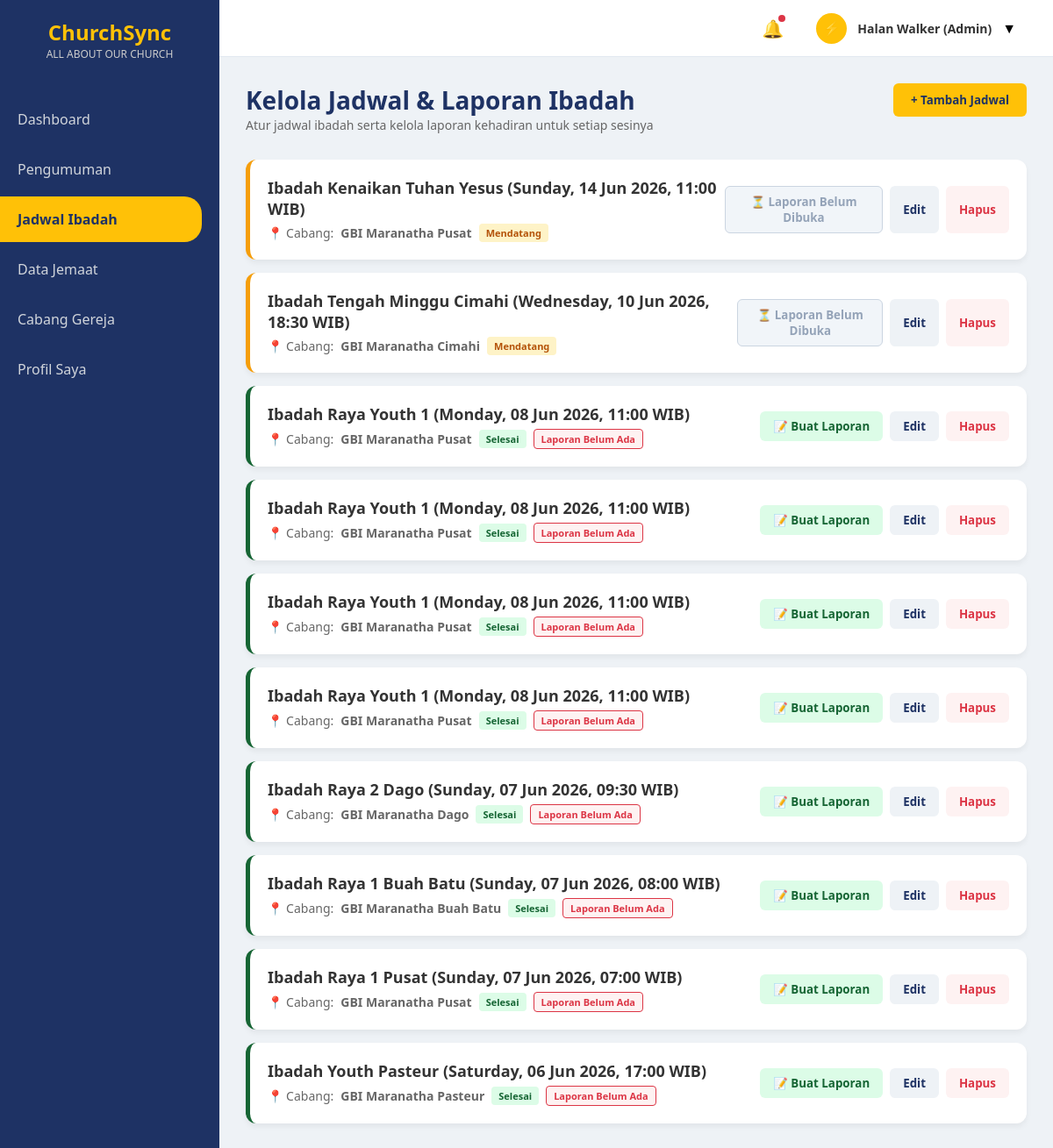
/admin/jadwal_admin_up.php (signed in), run on the app's committed database.
### tables this page shows
CREATE TABLE `jadwal_ibadah` (
  `id_jadwal` int(10) NOT NULL AUTO_INCREMENT,
  `kategori_ibadah` varchar(255) NOT NULL,
  `waktu_pelaksanaan` datetime(6) NOT NULL,
  `id_cabang` int(11) NOT NULL,
  PRIMARY KEY (`id_jadwal`)
);

CREATE TABLE `cabang_gereja` (
  `id_cabang` int(5) NOT NULL AUTO_INCREMENT,
  `nama_cabang` varchar(100) NOT NULL,
  `alamat_cabang` varchar(255) NOT NULL,
  PRIMARY KEY (`id_cabang`)
);

### admin/jadwal_admin_up.php (the view, shortened to what this page needs)
<?php
include '../koneksi.php';
$query_jadwal = mysqli_query($conn, "
    SELECT jadwal_ibadah.*, cabang_gereja.nama_cabang
    FROM jadwal_ibadah
    LEFT JOIN cabang_gereja ON jadwal_ibadah.id_cabang = cabang_gereja.id_cabang
    ORDER BY jadwal_ibadah.waktu_pelaksanaan DESC
");
?>
<!DOCTYPE html>
<html lang="id">
<head>
    <link rel="stylesheet" href="../style.css">
</head>
<body>
    <div class="sidebar">
        <div class="sidebar-logo">ChurchSync<span>ALL ABOUT OUR CHURCH</span></div>
        <nav>
            <a href="dashboard_admin.php" class="nav-link">Dashboard</a>
            <a href="pengumuman_admin.php" class="nav-link">Pengumuman</a>
            <a href="jadwal_admin.php" class="nav-link active">Jadwal Ibadah</a>
            <a href="data_jemaat_admin.php" class="nav-link">Data Jemaat</a>
            <a href="cabang_admin.php" class="nav-link">Cabang Gereja</a>
            <a href="profil_admin.php" class="nav-link">Profil Saya</a>
        </nav>
    </div>
    <div class="content-wrapper">
        <div class="top-navbar">
            <div class="navbar-right">
                <div class="noti-icon">🔔<span class="noti-badge"></span></div>
                <div class="user-profile-dropdown">
                    <div class="nav-avatar">⚡</div>
                    <div class="nav-user-name"><?= $_SESSION['nama_lengkap']; ?> (Admin)</div>▼
                </div>
            </div>
        </div>
        <div class="main-content">
            <div class="header-toolbar">
                <div class="page-title">
                    <h2>Kelola Jadwal & Laporan Ibadah</h2>
                    <p>Atur jadwal ibadah serta kelola laporan kehadiran untuk setiap sesinya</p>
                </div>
                <button class="btn-add" onclick="bukaModal('modalJadwal')">+ Tambah Jadwal</button>
            </div>
            <?php
            if (mysqli_num_rows($query_jadwal) == 0) {
                echo "<p style='text-align:center; color:#666;'>Belum ada jadwal ibadah yang dibuat.</p>";
            } else {
                while ($row = mysqli_fetch_assoc($query_jadwal)) :
                    $waktu_db = strtotime($row['waktu_pelaksanaan']);
                    $waktu_sekarang = time();
                    $is_past = ($waktu_db < $waktu_sekarang);
                    $border_class = $is_past ? 'past' : 'upcoming';
                    $badge_class = $is_past ? 'status-past' : 'status-upcoming';
                    $badge_text = $is_past ? 'Selesai' : 'Mendatang';
                    $ada_laporan = false;
            ?>
                    <div class="schedule-list <?= $border_class; ?>">
                        <div class="schedule-info">
                            <h4><?= $row['kategori_ibadah']; ?>
                                (<?= date('l, d M Y, H:i', strtotime($row['waktu_pelaksanaan'])); ?> WIB)
                            </h4>
                            <p>
                                📍 Cabang: <strong><?= $row['nama_cabang']; ?></strong> <span class="status-badge <?= $badge_class; ?>"><?= $badge_text; ?></span>
                                <?php if ($is_past): ?>
                                    <?php if ($ada_laporan): ?>
                                        <span class="badge-laporan" style="color:#166534; border-color:#166534; background:#dcfce7;">Laporan Terkirim</span>
                                    <?php else: ?>
                                        <span class="badge-laporan" style="color:#dc3545; border-color:#dc3545; background:#fef2f2;">Laporan Belum Ada</span>
                                    <?php endif; ?>
                                <?php endif; ?>
                            </p>
                        </div>
                        <div class="action-btns">
                            <?php if ($is_past): ?>
                                <?php if ($ada_laporan): ?>
                                    <button class="btn-report view-mode" onclick="bukaModal('modalLaporan')">📄 Lihat Laporan</button>
                                <?php else: ?>
                                    <button class="btn-report" onclick="bukaModal('modalLaporan')">📝 Buat Laporan</button>
                                <?php endif; ?>
                            <?php else: ?>
                                <button class="btn-report" disabled>⏳ Laporan Belum Dibuka</button>
                            <?php endif; ?>
                            <button class="btn-edit" onclick="bukaModal('modalJadwal')">Edit</button>
                            <button class="btn-delete">Hapus</button>
                        </div>
                    </div>
            <?php
                endwhile;
            }
            ?>
        </div>
    </div>
</body>
</html>

### style.css (style rules this page uses)
:root { --primary-blue: #1e3264; --primary-yellow: #ffc107; --bg-light: #eef2f6; --card-bg: #ffffff; --text-dark: #333; --text-gray: #666; --tag-important: #dc3545; --tag-activity: #17a2b8; --tag-worship: #28a745; }
* { margin: 0; padding: 0; box-sizing: border-box; font-family: 'Segoe UI', Tahoma, Geneva, Verdana, sans-serif; }
body { display: flex; background-color: var(--bg-light); height: 100vh; }
.sidebar { width: 250px; background-color: var(--primary-blue); color: white; display: flex; flex-direction: column; padding: 20px 0; }
.sidebar-logo { text-align: center; font-size: 24px; font-weight: bold; color: var(--primary-yellow); margin-bottom: 40px; }
.sidebar-logo span { display: block; font-size: 12px; color: #ccc; font-weight: normal; }
.nav-link { padding: 15px 20px; color: #d1d5db; text-decoration: none; display: block; transition: 0.3s; margin-bottom: 5px; }
.nav-link:hover, .nav-link.active { background-color: var(--primary-yellow); color: var(--primary-blue); font-weight: bold; border-radius: 0 20px 20px 0; margin-right: 20px; }
.main-content { flex: 1; padding: 30px; overflow-y: auto; }
.content-wrapper { flex: 1; display: flex; flex-direction: column; height: 100vh; overflow: hidden; }
.top-navbar { height: 65px; background-color: #ffffff; display: flex; justify-content: flex-end; align-items: center; padding: 0 30px; border-bottom: 1px solid #e2e8f0; flex-shrink: 0; }
.navbar-right { display: flex; align-items: center; gap: 25px; }
.noti-icon { font-size: 20px; cursor: pointer; position: relative; user-select: none; }
.noti-badge { position: absolute; top: -2px; right: -2px; width: 8px; height: 8px; background-color: #dc3545; border-radius: 50%; }
.user-profile-dropdown { position: relative; display: flex; align-items: center; gap: 12px; cursor: pointer; padding: 6px 12px; border-radius: 8px; transition: 0.3s; user-select: none; }
.nav-avatar { width: 35px; height: 35px; background-color: var(--primary-yellow); border-radius: 50%; display: flex; align-items: center; justify-content: center; font-size: 16px; }
.nav-user-name { font-size: 14px; font-weight: 600; color: var(--text-dark); }

### admin/jadwal_admin_up.php (style rules this page uses)
.header-toolbar { display: flex; justify-content: space-between; align-items: flex-start; margin-bottom: 30px; }
.page-title h2 { color: var(--primary-blue); font-size: 28px; }
.page-title p { color: var(--text-gray); font-size: 14px; }
.btn-add { background-color: var(--primary-yellow); color: var(--primary-blue); border: none; padding: 10px 20px; border-radius: 6px; font-weight: bold; cursor: pointer; }
.schedule-list { background: white; border-radius: 12px; padding: 20px; box-shadow: 0 4px 6px rgba(0, 0, 0, 0.05); margin-bottom: 15px; display: flex; justify-content: space-between; align-items: center; }
.schedule-list.past { border-left: 5px solid #166534; }
.schedule-list.upcoming { border-left: 5px solid #f59e0b; }
.schedule-info h4 { color: var(--text-dark); margin-bottom: 5px; font-size: 18px; }
.schedule-info p { color: var(--text-gray); font-size: 14px; display: flex; align-items: center; gap: 8px; }
.status-badge { padding: 3px 8px; border-radius: 4px; font-size: 11px; font-weight: bold; }
.status-past { background-color: #dcfce7; color: #166534; }
.status-upcoming { background-color: #fef3c7; color: #b45309; }
.badge-laporan { background-color: #eef2f6; color: var(--primary-blue); padding: 3px 8px; border-radius: 4px; font-size: 11px; font-weight: bold; border: 1px solid var(--primary-blue); }
.action-btns { display: flex; gap: 8px; }
.action-btns button { border: none; padding: 8px 15px; border-radius: 6px; cursor: pointer; font-weight: bold; }
.btn-edit { background-color: #eef2f6; color: var(--primary-blue); }
.btn-delete { background-color: #fef2f2; color: #dc3545; }
.btn-report { background-color: #dcfce7; color: #166534; border: 1px solid #166534; }
.btn-report:disabled { background-color: #f1f5f9; color: #94a3b8; border: 1px solid #cbd5e1; cursor: not-allowed; }

### data on the page
jadwal_ibadah: kategori_ibadah "Ibadah Kenaikan Tuhan Yesus", waktu_pelaksanaan "Sunday, 14 Jun 2026, 11:00", id_cabang.nama_cabang "GBI Maranatha Pusat", shows "⏳ Laporan Belum Dibuka"
jadwal_ibadah: kategori_ibadah "Ibadah Tengah Minggu Cimahi", waktu_pelaksanaan "Wednesday, 10 Jun 2026, 18:30", id_cabang.nama_cabang "GBI Maranatha Cimahi", shows "⏳ Laporan Belum Dibuka"
jadwal_ibadah: kategori_ibadah "Ibadah Raya Youth 1", waktu_pelaksanaan "Monday, 08 Jun 2026, 11:00", id_cabang.nama_cabang "GBI Maranatha Pusat", shows "Laporan Belum Ada", shows "📝 Buat Laporan"
jadwal_ibadah: kategori_ibadah "Ibadah Raya Youth 1", waktu_pelaksanaan "Monday, 08 Jun 2026, 11:00", id_cabang.nama_cabang "GBI Maranatha Pusat", shows "Laporan Belum Ada", shows "📝 Buat Laporan"
jadwal_ibadah: kategori_ibadah "Ibadah Raya Youth 1", waktu_pelaksanaan "Monday, 08 Jun 2026, 11:00", id_cabang.nama_cabang "GBI Maranatha Pusat", shows "Laporan Belum Ada", shows "📝 Buat Laporan"
jadwal_ibadah: kategori_ibadah "Ibadah Raya Youth 1", waktu_pelaksanaan "Monday, 08 Jun 2026, 11:00", id_cabang.nama_cabang "GBI Maranatha Pusat", shows "Laporan Belum Ada", shows "📝 Buat Laporan"
jadwal_ibadah: kategori_ibadah "Ibadah Raya 2 Dago", waktu_pelaksanaan "Sunday, 07 Jun 2026, 09:30", id_cabang.nama_cabang "GBI Maranatha Dago", shows "Laporan Belum Ada", shows "📝 Buat Laporan"
jadwal_ibadah: kategori_ibadah "Ibadah Raya 1 Buah Batu", waktu_pelaksanaan "Sunday, 07 Jun 2026, 08:00", id_cabang.nama_cabang "GBI Maranatha Buah Batu", shows "Laporan Belum Ada", shows "📝 Buat Laporan"
jadwal_ibadah: kategori_ibadah "Ibadah Raya 1 Pusat", waktu_pelaksanaan "Sunday, 07 Jun 2026, 07:00", id_cabang.nama_cabang "GBI Maranatha Pusat", shows "Laporan Belum Ada", shows "📝 Buat Laporan"
jadwal_ibadah: kategori_ibadah "Ibadah Youth Pasteur", waktu_pelaksanaan "Saturday, 06 Jun 2026, 17:00", id_cabang.nama_cabang "GBI Maranatha Pasteur", shows "Laporan Belum Ada", shows "📝 Buat Laporan"

### other printed values
$_SESSION['nama_lengkap'] "Halan Walker"
